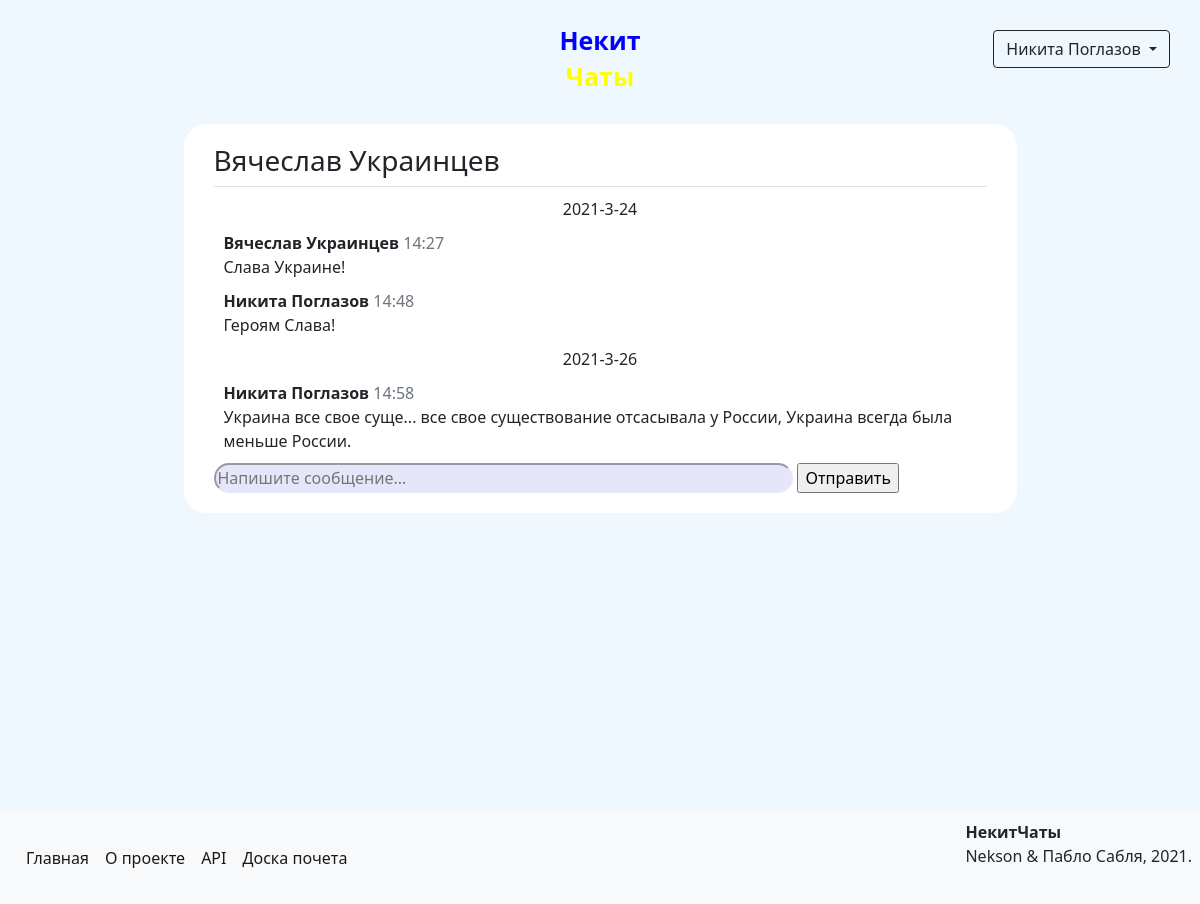
Page /conversations/4 (signed in) on the earlier database version.
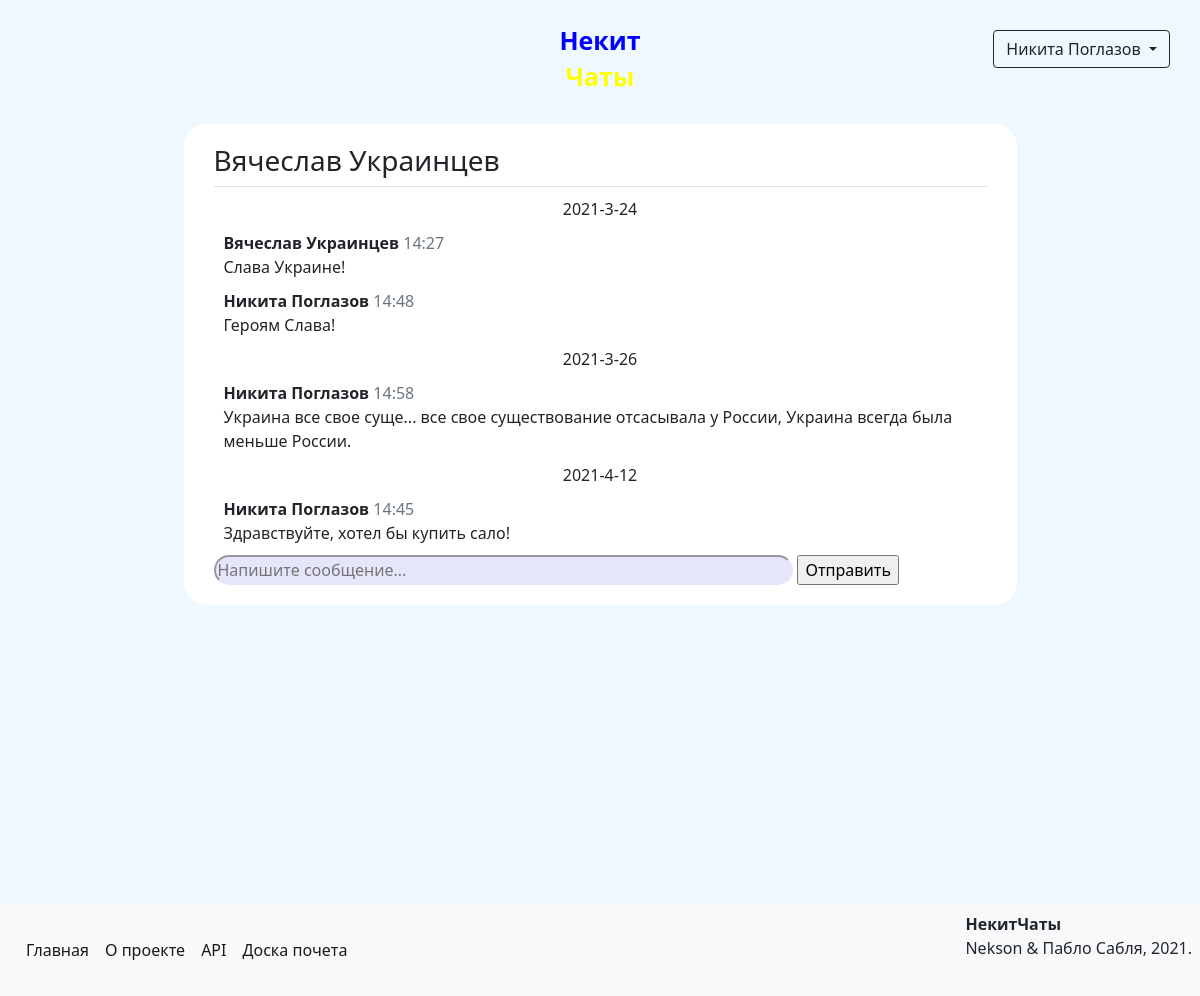
Same page on the later database version.
### data/models/user.py (models this page shows, shortened)
class User(SqlAlchemyBase, UserMixin, SerializerMixin):
    __tablename__ = 'users'
    serialize_rules = ('-advertisements',)
    id = Column(Integer, autoincrement=True, primary_key=True)
    name = Column(Unicode)
    surname = Column(Unicode)
    birthday = Column(DateTime)
    email = Column(String, unique=True)
    phone_number = Column(String, unique=True)
    hashed_password = Column(String)
    registration_time = Column(DateTime, default=datetime.now)
    rating = Column(Integer, default=0)
    rank_id = Column(Integer, ForeignKey('ranks.id'))
    position = Column(Integer)
    admin = Column(Boolean, default=0)
    advertisements = relationship('Advertisement', back_populates='author')
    interests = relationship('Interest', secondary='users_to_interests', backref='users')
    rank = relationship('Rank')

### data/models/message.py (models this page shows, shortened)
class Message(SqlAlchemyBase, SerializerMixin):
    __tablename__ = 'messages'
    id = Column(Integer, autoincrement=True, primary_key=True)
    to_id = Column(Integer, ForeignKey("users.id"))
    from_id = Column(Integer, ForeignKey("users.id"))
    content_id = Column(Integer, ForeignKey("contents.id"))
    created_at = Column(DateTime, default=datetime.now)
    sender = relationship("User", foreign_keys=[from_id])
    receiver = relationship("User", foreign_keys=[to_id])
    content = relationship("Content")

### data/models/content.py (models this page shows)
class Content(SqlAlchemyBase, SerializerMixin):
    __tablename__ = 'contents'
    id = Column(Integer, autoincrement=True, primary_key=True)
    content = Column(Text)

### main.py (the view, shortened to what this page needs)
@app.route('/conversations/<int:user_id>', methods=['POST', 'GET'])
@login_required
def conversation(user_id):
    form = MessageForm()
    session = create_session()
    messages = session.query(Message).filter(((Message.to_id == current_user.id) & (Message.from_id == user_id)) |
                                             ((Message.from_id == current_user.id) & (Message.to_id == user_id)))
    companion = session.query(User).filter(User.id == user_id).first()
    sender = session.query(User).filter(User.id == current_user.id).first()
    return render_template('chat.html', form=form, messages=messages, companion=companion)

### data/forms.py
class MessageForm(FlaskForm):
    message_field = StringField()
    send_field = SubmitField('Отправить')

### data/db_session.py (called while the page is built)
def create_session() -> Session:
    global __factory
    return __factory()

### main.py (called while the page is built)
@login_manager.user_loader
def load_user(user_id):
    session = create_session()
    return session.query(User).get(user_id)

### templates/chat.html (shortened to what this page needs)
{% extends "base.html" %}
{% block content %}
<form class="clearfix w-75" method="post" novalidate>
    <div>
        <div class="border-bottom">
            <h3>
                <a href="/profile/{{ companion.id }}" class="text-reset">{{ companion.name }} {{ companion.surname }}</a>
            </h3>
        </div>
        <div>
            {% for msg in messages %}
            <div id="{% if loop.last %}bottom{% endif %}">
                {% if loop.previtem is defined %}
                    {% if (loop.previtem.created_at.day != msg.created_at.day) or (loop.previtem.created_at.month != msg.created_at.month)
                    or (loop.previtem.created_at.year != msg.created_at.year) %}
                        <div class="text-center">{{ msg.created_at.year }}-{{ msg.created_at.month }}-{{ msg.created_at.day }}</div>
                    {% endif %}
                    {% if loop.previtem.sender != msg.sender or loop.previtem.created_at.minute != msg.created_at.minute %}
                        <b>
                            <a href="/profile/{{ msg.sender.id }}" class="text-reset">{{ msg.sender.name }} {{ msg.sender.surname }}</a>
                        </b>
                        <span class="text-secondary">{{ msg.created_at.hour }}:{{ msg.created_at.minute }}</span>
                        <br>
                    {% endif %}
                {% else %}
                    <div class="text-center">{{ msg.created_at.year }}-{{ msg.created_at.month }}-{{ msg.created_at.day }}</div>
                        <b>
                            <a href="/profile/{{ msg.sender.id }}" class="text-reset">{{ msg.sender.name }} {{ msg.sender.surname }}</a>
                        </b>
                    <span class="text-secondary">{{ msg.created_at.hour }}:{{ msg.created_at.minute }}</span>
                    <br>
                {% endif %}
                {{ msg.content.content }}
            </div>
            {% endfor %}
        </div>
        <div class="message_input_box">
            {{ form.message_field(class="message-field w-75", placeholder="Напишите сообщение...") }}
            {{ form.send_field() }}
        </div>
    </div>
</form>
{% endblock %}

### templates/base.html (shortened to what this page needs)
<!DOCTYPE html>
<html lang="en">
<head>
    <link rel="stylesheet" href="/static/css/style.css">
    <link rel="stylesheet" href="https://cdn.jsdelivr.net/npm/bootstrap@5.0.0-beta1/dist/css/bootstrap.min.css"
>
</head>
<body>
<div class="header clearfix">
    {% if current_user.is_authenticated %}
        <div class="dropdown float-end">
            <button class="btn btn-outline-dark dropdown-toggle" type="button" id="dropdownMenuButton" data-toggle="dropdown" aria-haspopup="true" aria-expanded="false">
                {{ current_user.name }} {{ current_user.surname }}
            </button>
        </div>
    {% else %}
        <a class="btn btn-outline-dark register float-end" href="/register">Зарегистрироваться</a>
        <a class="btn btn-outline-dark login float-end" href="/login">Войти</a>
    {% endif %}
    <div class="logo">
        <a href="/">
            <p class="nekit">Некит</p>
            <p class="chats">Чаты</p>
        </a>
    </div>
</div>
<main role="main" class="container clearfix">
    {% block content %}{% endblock %}
</main>
<footer class="clearfix p-2 bg-light">
    <span class="fs-6 float-end"><b>НекитЧаты</b><br>Nekson & Пабло Сабля, 2021.</span>
    <nav class="navbar navbar-expand-lg navbar-light">
        <div class="collapse navbar-collapse" id="navbarSupportedContent">
          <ul class="navbar-nav me-auto mb-2 mb-lg-0">
            <li class="nav-item">
              <a class="nav-link active" href="/">Главная</a>
            </li>
            <li class="nav-item">
              <a class="nav-link active" href="/info">О проекте</a>
            </li>
            <li class="nav-item">
              <a class="nav-link active" href="/api">API</a>
            </li>
            <li class="nav-item">
                <a class="nav-link active" href="/top">Доска почета</a>
            </li>
          </ul>
        </div>
    </nav>
</footer>
</body>
</html>

### static/css/style.css (style rules this page uses)
body { background-color: aliceblue !important; }
.logo { text-align: center; margin-left: auto; margin-right: auto; margin-top: 10px; margin-bottom: 10px; max-width: 150px; font-size: 25px; font-weight: 700; line-height: 20px; }
a { text-decoration: none !important; }
.header { background-color: aliceblue; margin-bottom: 10px; padding: 10px; }
.nekit { color: blue; }
.chats { color: yellow; }
div { margin: 10px; }
form { margin-left: auto; margin-right: auto; background-color: white; border: solid 2px aliceblue; border-radius: 25px; padding: 10px; }
.message-field { background-color: lavender; border-radius: 15px; border-color: lavender; outline: none }
footer { margin-top: 297px }

Differences in the rows shown:
added Message: created_at.year "2021", created_at.month "4", created_at.day "12", sender.name "Никита", sender.surname "Поглазов", created_at.hour "14", created_at.minute "45", content.content "Здравствуйте, хотел бы купить сало!"
